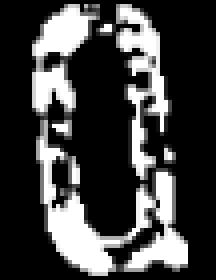
#> input picture pict/card_templates/rank_Q_validation_20260610_110_slot0.png, 54 x 70 px (shown 4 times larger); its folder holds only this picture in this run
$ python -i card_classifier.py   (imports and definitions only)
#> lines starting #> are read from the running program, lines starting #| are printed output that depends on the picture
from __future__ import annotations

import hashlib
import json
import os
import re
from pathlib import Path
from typing import Any


PROJECT_ROOT = Path(__file__).resolve().parent.parent
DEFAULT_TEMPLATE_DIR = PROJECT_ROOT / "pict" / "card_templates"
DEFAULT_MODEL_PATH = PROJECT_ROOT / "pict" / "card_models" / "card_glyph_knn.npz"

RANK_LABELS = tuple("AKQJT98765432")
SUIT_LABELS = tuple("shdc")
IMAGE_EXTENSIONS = {".png", ".jpg", ".jpeg", ".bmp", ".webp"}

_MODEL_CACHE: dict[Path, dict[str, Any] | None] = {}
_GLYPH_CLASSIFY_CACHE: dict[tuple[Any, ...], dict[str, Any] | None] = {}
_GLYPH_CLASSIFY_CACHE_LIMIT = 8192


def train_card_classifier(
    *,
    template_dir: Path = DEFAULT_TEMPLATE_DIR,
    dataset_dirs: list[Path] | None = None,
    glyph_dirs: list[Path] | None = None,
    model_path: Path = DEFAULT_MODEL_PATH,
    seed_model_path: Path | None = None,
    seed_conflict_policy: str = "manual_override",
    seed_guard: bool = False,
    seed_guard_rank_score: float = 0.55,
    seed_guard_rank_margin: float = 0.10,
    seed_guard_suit_score: float = 0.70,
    seed_guard_suit_margin: float = 0.04,
    include_templates: bool = True,
    augment: int = 8,
    external_augment: int | None = None,
    glyph_augment: int | None = None,
    max_external: int | None = None,
) -> dict[str, Any]:
    if seed_conflict_policy not in {"manual_override", "keep_seed"}:
        raise ValueError("seed_conflict_policy must be manual_override or keep_seed")
    cv2, np = load_cv()
    rank_samples: list[tuple[str, Any, str]] = []
    suit_samples: list[tuple[str, Any, str]] = []
    external_rank_samples: list[tuple[str, Any, str]] = []
    external_suit_samples: list[tuple[str, Any, str]] = []
    glyph_rank_samples: list[tuple[str, Any, str]] = []
    glyph_suit_samples: list[tuple[str, Any, str]] = []
    seed_rank_features = np.zeros((0, feature_length("rank")), np.float32)
    seed_rank_labels = np.array([], dtype="<U2")
    seed_suit_features = np.zeros((0, feature_length("suit")), np.float32)
    seed_suit_labels = np.array([], dtype="<U2")
    skipped: list[dict[str, str]] = []

    if seed_model_path is not None:
        seed_model_path = Path(seed_model_path)
        seed_model = load_card_classifier(seed_model_path) if seed_model_path.exists() else None
        if seed_model is None:
            skipped.append({"path": str(seed_model_path), "reason": "seed_model_missing_or_unreadable"})
        else:
            seed_rank_features = seed_model["rank_features"].astype(np.float32)
            seed_rank_labels = seed_model["rank_labels"]
            seed_suit_features = seed_model["suit_features"].astype(np.float32)
            seed_suit_labels = seed_model["suit_labels"]

    if include_templates:
        template_rank_samples, template_suit_samples = load_template_glyph_samples(template_dir)
        rank_samples.extend(template_rank_samples)
        suit_samples.extend(template_suit_samples)

    external_seen = 0
    for dataset_dir in dataset_dirs or []:
        for path in iter_image_files(dataset_dir):
            if max_external is not None and external_seen >= max_external:
                break
            label = parse_card_label(path)
            if label is None:
                skipped.append({"path": str(path), "reason": "label_not_found"})
                continue
            image = cv2.imread(str(path), cv2.IMREAD_COLOR)
            if image is None:
                skipped.append({"path": str(path), "reason": "image_read_failed"})
                continue
            rank, suit = label
            extracted = extract_corner_glyphs(image)
            if extracted is None:
                skipped.append({"path": str(path), "reason": "corner_glyph_extract_failed"})
                continue
            rank_image, suit_image = extracted
            external_rank_samples.append((rank, rank_image, str(path)))
            external_suit_samples.append((suit, suit_image, str(path)))
            external_seen += 1

    for glyph_dir in glyph_dirs or []:
        rank_glyphs, suit_glyphs, glyph_skipped = load_labeled_glyph_samples(Path(glyph_dir))
        glyph_rank_samples.extend(rank_glyphs)
        glyph_suit_samples.extend(suit_glyphs)
        skipped.extend(glyph_skipped)

    external_augment = augment if external_augment is None else int(external_augment)
    glyph_augment = augment if glyph_augment is None else int(glyph_augment)
    rank_features, rank_labels = merge_feature_tables(
        [
            (seed_rank_features, seed_rank_labels),
            make_feature_table(rank_samples, "rank", augment=augment),
            make_feature_table(external_rank_samples, "rank", augment=max(0, external_augment)),
            make_feature_table(glyph_rank_samples, "rank", augment=max(0, glyph_augment)),
        ],
        "rank",
        seed_conflict_policy=seed_conflict_policy,
    )
    suit_features, suit_labels = merge_feature_tables(
        [
            (seed_suit_features, seed_suit_labels),
            make_feature_table(suit_samples, "suit", augment=augment),
            make_feature_table(external_suit_samples, "suit", augment=max(0, external_augment)),
            make_feature_table(glyph_suit_samples, "suit", augment=max(0, glyph_augment)),
        ],
        "suit",
        seed_conflict_policy=seed_conflict_policy,
    )
    if rank_features.shape[0] == 0:
        raise ValueError("no rank training samples found")
    if suit_features.shape[0] == 0:
        raise ValueError("no suit training samples found")

    model_path.parent.mkdir(parents=True, exist_ok=True)
    metadata = {
        "kind": "card_glyph_knn",
        "rank_source_count": len(rank_samples) + len(external_rank_samples) + len(glyph_rank_samples),
        "suit_source_count": len(suit_samples) + len(external_suit_samples) + len(glyph_suit_samples),
        "seed_model_path": str(seed_model_path) if seed_model_path is not None else "",
        "seed_conflict_policy": seed_conflict_policy,
        "seed_guard": bool(seed_guard),
        "seed_guard_rank_score": float(seed_guard_rank_score),
        "seed_guard_rank_margin": float(seed_guard_rank_margin),
        "seed_guard_suit_score": float(seed_guard_suit_score),
        "seed_guard_suit_margin": float(seed_guard_suit_margin),
        "seed_rank_feature_count": int(seed_rank_features.shape[0]),
        "seed_suit_feature_count": int(seed_suit_features.shape[0]),
        "local_rank_source_count": len(rank_samples),
        "local_suit_source_count": len(suit_samples),
        "external_rank_source_count": len(external_rank_samples),
        "external_suit_source_count": len(external_suit_samples),
        "glyph_rank_source_count": len(glyph_rank_samples),
        "glyph_suit_source_count": len(glyph_suit_samples),
        "rank_feature_count": int(rank_features.shape[0]),
        "suit_feature_count": int(suit_features.shape[0]),
        "rank_labels": sorted(set(rank_labels.tolist()), key=rank_sort_key),
        "suit_labels": sorted(set(suit_labels.tolist())),
        "template_dir": str(template_dir),
        "dataset_dirs": [str(path) for path in dataset_dirs or []],
        "glyph_dirs": [str(path) for path in glyph_dirs or []],
        "augment": int(augment),
        "external_augment": int(external_augment),
        "glyph_augment": int(glyph_augment),
        "skipped_count": len(skipped),
    }
    np.savez_compressed(
        str(model_path),
        rank_features=rank_features.astype(np.float32),
        rank_labels=rank_labels,
        suit_features=suit_features.astype(np.float32),
        suit_labels=suit_labels,
        metadata=json.dumps(metadata, ensure_ascii=False),
    )
    _MODEL_CACHE.pop(model_path.resolve(), None)
    clear_glyph_classify_cache()
    return {
        "ok": True,
        "model": str(model_path),
        "metadata": metadata,
        "skipped_examples": skipped[:20],
    }


def load_template_glyph_samples(template_dir: Path) -> tuple[list[tuple[str, Any, str]], list[tuple[str, Any, str]]]:
    cv2, _np = load_cv()
    ranks: list[tuple[str, Any, str]] = []
    suits: list[tuple[str, Any, str]] = []
    if not template_dir.exists():
        return ranks, suits
    for path in sorted(template_dir.glob("rank_*.png")):
        label = path.stem.removeprefix("rank_").split("_", 1)[0]
        if label not in RANK_LABELS:
            continue
        image = cv2.imread(str(path), cv2.IMREAD_GRAYSCALE)
#> image is the input picture: shape (70, 54); min 0, max 255, mean 64.5
        if image is not None:
            ranks.append((label, prepare_glyph_image(image, "rank"), str(path)))
    for path in sorted(template_dir.glob("suit_*.png")):
        label = path.stem.removeprefix("suit_").split("_", 1)[0]
        if label not in SUIT_LABELS:
            continue
        image = cv2.imread(str(path), cv2.IMREAD_GRAYSCALE)
        if image is not None:
            suits.append((label, prepare_glyph_image(image, "suit"), str(path)))
    return ranks, suits


# [177 lines left out: functions load_labeled_glyph_samples, iter_image_files, parse_card_label, parse_compact_card_token, extract_corner_glyphs, crop_likely_card, not called in this run]


def normalize_bgr_piece(crop: Any, size: tuple[int, int]) -> Any:
    mask = foreground_mask(crop)
    return normalize_mask_piece(mask, size)


# [27 lines left out: functions foreground_mask, normalize_mask_piece, not called in this run]


def prepare_glyph_image(image: Any, kind: str) -> Any:
    cv2, np = load_cv()
    if image.ndim == 3:
        gray = cv2.cvtColor(image, cv2.COLOR_BGR2GRAY)
    else:
        gray = image
    target = glyph_size(kind)
#> in train_card_classifier, `template_rank_samples, template_suit_samples = load_template_glyph_sam..`: template_rank_samples = 1 item; template_suit_samples = []
    if gray.shape != (target[1], target[0]):
        gray = cv2.resize(gray, target, interpolation=cv2.INTER_AREA)
    if gray.max() <= 1:
        gray = (gray * 255).astype(np.uint8)
    return gray.astype(np.uint8)


def make_feature_table(samples: list[tuple[str, Any, str]], kind: str, augment: int) -> tuple[Any, Any]:
#> called with kind = 'rank', augment = 8
    _cv2, np = load_cv()
    features = []
    labels = []
    for label, image, _source in samples:
        for variant in augment_glyph(prepare_glyph_image(image, kind), max(0, augment)):
            features.append(glyph_feature(variant, kind))
            labels.append(label)
#> this loop made 1 pass
#> label on pass 1: 'Q'
#> pass 1, in glyph_feature, `small = cv2.resize(image, feature_size(kind), interpolation=cv2.INTER_..`:
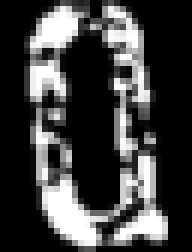
#> small: shape (42, 32) (shown 6 times larger); min 0, max 255, mean 64.5
#> pass 1, in prepare_glyph_image (call 4), `gray = image`:
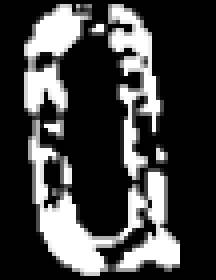
#> gray: shape (70, 54) (shown 4 times larger); min 0, max 255, mean 64.5
#> pass 1, in glyph_feature (call 2), `small = cv2.resize(image, feature_size(kind), interpolation=cv2.INTER_..`:
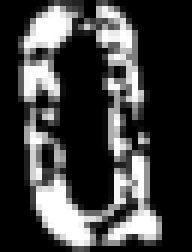
#> small: shape (42, 32) (shown 6 times larger); min 0, max 255, mean 64.5
#> pass 1, in prepare_glyph_image (call 5), `gray = image`:
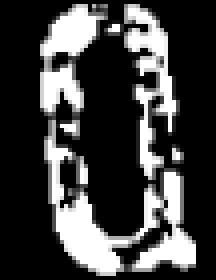
#> gray: shape (70, 54) (shown 4 times larger); min 0, max 255, mean 64.5
#> after the loop:
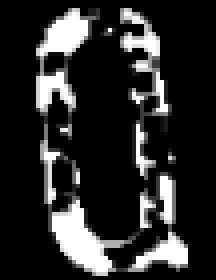
#> variant: shape (70, 54) (shown 4 times larger); min 0, max 255, mean 42.9
#> after the loop, features = 12 items; labels = ['Q', 'Q', 'Q', 'Q', 'Q', 'Q', 'Q', 'Q', 'Q', 'Q', 'Q', 'Q']
    if not features:
        return np.zeros((0, feature_length(kind)), np.float32), np.array([], dtype="<U2")
    return np.stack(features).astype(np.float32), np.array(labels, dtype="<U2")


def merge_feature_tables(
    tables: list[tuple[Any, Any]],
    kind: str,
    *,
    seed_conflict_policy: str = "manual_override",
) -> tuple[Any, Any]:
    _cv2, np = load_cv()
    features = [features for features, _labels in tables if features.shape[0] > 0]
    labels = [labels for _features, labels in tables if labels.shape[0] > 0]
    if not features:
        return np.zeros((0, feature_length(kind)), np.float32), np.array([], dtype="<U2")
    seed_count = int(tables[0][0].shape[0]) if tables else 0
    merged_features = np.concatenate(features, axis=0).astype(np.float32)
    merged_labels = np.concatenate(labels, axis=0)
    return dedupe_feature_table(
        merged_features,
        merged_labels,
        kind,
        conflict_policy=seed_conflict_policy,
        protected_count=seed_count,
    )


def dedupe_feature_table(
    features: Any,
    labels: Any,
    kind: str,
    *,
    conflict_policy: str = "manual_override",
    protected_count: int = 0,
) -> tuple[Any, Any]:
#> called with features = array of shape (12, 1344), labels = array of shape (12,), kind = 'rank', conflict_policy = 'manual_override', protected_count = 0
    _cv2, np = load_cv()
    if conflict_policy not in {"manual_override", "keep_seed"}:
        raise ValueError("conflict_policy must be manual_override or keep_seed")
    if features.shape[0] == 0:
        return np.zeros((0, feature_length(kind)), np.float32), np.array([], dtype="<U2")
    by_hash: dict[bytes, tuple[Any, str, bool]] = {}
    order: list[bytes] = []
    for row_index, (feature, label) in enumerate(zip(features.astype(np.float32), labels.tolist())):
        key = feature.tobytes()
        if key not in by_hash:
            order.append(key)
        protected = row_index < max(0, int(protected_count))
        if conflict_policy == "keep_seed" and key in by_hash and by_hash[key][2]:
            continue
        # By default, later tables are more trusted. This lets manual labels
        # override an identical wrong prototype inherited from the current live
        # model. For diagnostic/baseline queues, keep_seed preserves an already
        # validated seed model when the queue only repeats existing prototypes.
        by_hash[key] = (feature, str(label), protected)
    deduped_features = [by_hash[key][0] for key in order]
    deduped_labels = [by_hash[key][1] for key in order]
    return np.stack(deduped_features).astype(np.float32), np.asarray(deduped_labels, dtype="<U2")


def augment_glyph(image: Any, augment: int) -> list[Any]:
    cv2, np = load_cv()
    variants = [image]
    if augment <= 0:
        return variants
    height, width = image.shape[:2]
    transforms = [
        (-2, 0, 1.0),
        (2, 0, 1.0),
        (0, -2, 1.0),
        (0, 2, 1.0),
        (-1, -1, 0.94),
        (1, 1, 1.06),
        (2, -1, 0.98),
        (-2, 1, 1.02),
        (0, 0, 0.90),
        (0, 0, 1.10),
    ]
    for dx, dy, scale in transforms[:augment]:
        matrix = np.array([[scale, 0, dx + width * (1 - scale) / 2], [0, scale, dy + height * (1 - scale) / 2]], dtype=np.float32)
        warped = cv2.warpAffine(image, matrix, (width, height), flags=cv2.INTER_LINEAR, borderValue=0)
        variants.append(warped)
    if augment >= 4:
        variants.append(cv2.GaussianBlur(image, (3, 3), 0))
    if augment >= 6:
        kernel = np.ones((2, 2), np.uint8)
        variants.append(cv2.dilate(image, kernel, iterations=1))
        variants.append(cv2.erode(image, kernel, iterations=1))
    return variants


def classify_rank_glyph(image: Any, model_path: Path | None = None) -> dict[str, Any] | None:
    return classify_glyph(image, "rank", model_path=model_path)


# [114 lines left out: functions classify_suit_glyph, classify_glyph, classify_from_feature_table, seed_result_passes_guard, store_glyph_classify_cache, not called in this run]


def clear_glyph_classify_cache() -> None:
    _GLYPH_CLASSIFY_CACHE.clear()


# [26 lines left out: functions resolve_card_classifier_model_path, load_card_classifier, not called in this run]


def glyph_feature(image: Any, kind: str) -> Any:
    cv2, np = load_cv()
    image = prepare_glyph_image(image, kind)
    small = cv2.resize(image, feature_size(kind), interpolation=cv2.INTER_AREA)
    vector = small.astype(np.float32).reshape(-1) / 255.0
    vector -= float(vector.mean())
    norm = float(np.linalg.norm(vector))
    if norm < 1e-6:
        return np.zeros_like(vector, dtype=np.float32)
    return (vector / norm).astype(np.float32)


def glyph_size(kind: str) -> tuple[int, int]:
    return (54, 70) if kind == "rank" else (42, 42)


def feature_size(kind: str) -> tuple[int, int]:
    return (32, 42) if kind == "rank" else (28, 28)


def feature_length(kind: str) -> int:
    width, height = feature_size(kind)
    return width * height


# [28 lines left out: functions rank_sort_key, format_card_classifier_summary, not called in this run]


def load_cv() -> tuple[Any, Any]:
    try:
        import cv2
        import numpy as np
    except ImportError as error:
        raise RuntimeError("OpenCV and NumPy are required: pip install opencv-python numpy") from error
    return cv2, np

>>> result = train_card_classifier()
#> in train_card_classifier, `suit_features, suit_labels = merge_feature_tables( [ (seed_suit_featur..`: suit_features = empty array
#> (the run stopped early here; a loop or call above may not have finished)
